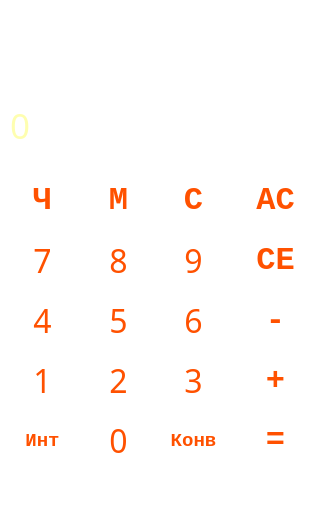
<?xml version="1.0" encoding="UTF-8"?>
<ui version="4.0">
 <class>MainWindow</class>
 <widget class="QMainWindow" name="MainWindow">
  <property name="geometry">
   <rect>
    <x>0</x>
    <y>0</y>
    <width>318</width>
    <height>512</height>
   </rect>
  </property>
  <property name="minimumSize">
   <size>
    <width>318</width>
    <height>512</height>
   </size>
  </property>
  <property name="maximumSize">
   <size>
    <width>318</width>
    <height>512</height>
   </size>
  </property>
  <property name="windowTitle">
   <string/>
  </property>
  <property name="styleSheet">
   <string notr="true">background-color: rgb(255, 255, 255);
</string>
  </property>
  <widget class="QWidget" name="centralwidget">
   <property name="minimumSize">
    <size>
     <width>318</width>
     <height>512</height>
    </size>
   </property>
   <property name="maximumSize">
    <size>
     <width>318</width>
     <height>512</height>
    </size>
   </property>
   <widget class="QLabel" name="label_up">
    <property name="geometry">
     <rect>
      <x>10</x>
      <y>60</y>
      <width>285</width>
      <height>31</height>
     </rect>
    </property>
    <property name="font">
     <font>
      <family>Century Gothic</family>
      <pointsize>18</pointsize>
     </font>
    </property>
    <property name="styleSheet">
     <string notr="true">QLabel {
  qproperty-alignment: 'AlignVCenter | AlignRight';
color:rgb(254, 254, 176);
	background-color: rgba(0, 0, 0, 0);
}
</string>
    </property>
    <property name="text">
     <string/>
    </property>
   </widget>
   <widget class="QPushButton" name="pushButton_int">
    <property name="enabled">
     <bool>true</bool>
    </property>
    <property name="geometry">
     <rect>
      <x>12</x>
      <y>410</y>
      <width>61</width>
      <height>61</height>
     </rect>
    </property>
    <property name="font">
     <font>
      <family>Consolas</family>
      <pointsize>14</pointsize>
      <weight>75</weight>
      <bold>true</bold>
     </font>
    </property>
    <property name="mouseTracking">
     <bool>true</bool>
    </property>
    <property name="autoFillBackground">
     <bool>false</bool>
    </property>
    <property name="styleSheet">
     <string notr="true">
QPushButton:hover:!pressed
{
border-radius:30px;
 background-color:rgba(50, 50, 50, 75); 
}
QPushButton {
  background-color: rgb(255, 255, 255);
	color:rgb(255, 81, 0);
}
QPushButton:pressed {
border-radius:30px;
    background-color: rgba(50, 50, 50,100); ;
}
QPushButton:checked
{
border:none;
	background-color: rgba(0, 0, 0, 0);
}
</string>
    </property>
    <property name="text">
     <string>Инт</string>
    </property>
    <property name="flat">
     <bool>true</bool>
    </property>
   </widget>
   <widget class="QPushButton" name="pushButton_0">
    <property name="enabled">
     <bool>true</bool>
    </property>
    <property name="geometry">
     <rect>
      <x>88</x>
      <y>410</y>
      <width>61</width>
      <height>61</height>
     </rect>
    </property>
    <property name="font">
     <font>
      <family>Century Gothic</family>
      <pointsize>24</pointsize>
      <weight>50</weight>
      <bold>false</bold>
     </font>
    </property>
    <property name="mouseTracking">
     <bool>true</bool>
    </property>
    <property name="autoFillBackground">
     <bool>false</bool>
    </property>
    <property name="styleSheet">
     <string notr="true">
QPushButton:hover:!pressed
{
border-radius:30px;
 background-color:rgba(50, 50, 50, 75); 
}
QPushButton {
  background-color: rgb(255, 255, 255);
	color:rgb(255, 81, 0);
}
QPushButton:pressed {
border-radius:30px;
    background-color: rgba(50, 50, 50,100); ;
}
QPushButton:checked
{
border:none;
	background-color: rgba(0, 0, 0, 0);
}
</string>
    </property>
    <property name="text">
     <string>0</string>
    </property>
    <property name="flat">
     <bool>true</bool>
    </property>
   </widget>
   <widget class="QPushButton" name="pushButton_conv">
    <property name="enabled">
     <bool>true</bool>
    </property>
    <property name="geometry">
     <rect>
      <x>163</x>
      <y>410</y>
      <width>61</width>
      <height>61</height>
     </rect>
    </property>
    <property name="font">
     <font>
      <family>Consolas</family>
      <pointsize>14</pointsize>
      <weight>75</weight>
      <bold>true</bold>
     </font>
    </property>
    <property name="mouseTracking">
     <bool>true</bool>
    </property>
    <property name="autoFillBackground">
     <bool>false</bool>
    </property>
    <property name="styleSheet">
     <string notr="true">
QPushButton:hover:!pressed
{
border-radius:30px;
 background-color:rgba(50, 50, 50, 75); 
}
QPushButton {
  background-color: rgb(255, 255, 255);
	color:rgb(255, 81, 0);
}
QPushButton:pressed {
border-radius:30px;
    background-color: rgba(50, 50, 50,100); ;
}
QPushButton:checked
{
border:none;
	background-color: rgba(0, 0, 0, 0);
}
</string>
    </property>
    <property name="text">
     <string>Конв</string>
    </property>
    <property name="flat">
     <bool>true</bool>
    </property>
   </widget>
   <widget class="QPushButton" name="pushButton_eq">
    <property name="enabled">
     <bool>true</bool>
    </property>
    <property name="geometry">
     <rect>
      <x>245</x>
      <y>410</y>
      <width>61</width>
      <height>61</height>
     </rect>
    </property>
    <property name="font">
     <font>
      <family>Consolas</family>
      <pointsize>24</pointsize>
      <weight>75</weight>
      <bold>true</bold>
     </font>
    </property>
    <property name="mouseTracking">
     <bool>true</bool>
    </property>
    <property name="autoFillBackground">
     <bool>false</bool>
    </property>
    <property name="styleSheet">
     <string notr="true">
QPushButton:hover:!pressed
{
border-radius:30px;
 background-color:rgba(50, 50, 50, 75); 
}
QPushButton {
  background-color: rgb(255, 255, 255);
	color:rgb(255, 81, 0);
}
QPushButton:pressed {
border-radius:30px;
    background-color: rgba(50, 50, 50,100); ;
}
QPushButton:checked
{
border:none;
	background-color: rgba(0, 0, 0, 0);
}
</string>
    </property>
    <property name="text">
     <string>=</string>
    </property>
    <property name="flat">
     <bool>true</bool>
    </property>
   </widget>
   <widget class="QPushButton" name="pushButton_plus">
    <property name="enabled">
     <bool>true</bool>
    </property>
    <property name="geometry">
     <rect>
      <x>245</x>
      <y>350</y>
      <width>61</width>
      <height>61</height>
     </rect>
    </property>
    <property name="font">
     <font>
      <family>Consolas</family>
      <pointsize>24</pointsize>
      <weight>75</weight>
      <bold>true</bold>
     </font>
    </property>
    <property name="mouseTracking">
     <bool>true</bool>
    </property>
    <property name="autoFillBackground">
     <bool>false</bool>
    </property>
    <property name="styleSheet">
     <string notr="true">
QPushButton:hover:!pressed
{
border-radius:30px;
 background-color:rgba(50, 50, 50, 75); 
}
QPushButton {
  background-color: rgb(255, 255, 255);
	color:rgb(255, 81, 0);
}
QPushButton:pressed {
border-radius:30px;
    background-color: rgba(50, 50, 50,100); ;
}
QPushButton:checked
{
border:none;
	background-color: rgba(0, 0, 0, 0);
}
</string>
    </property>
    <property name="text">
     <string>+</string>
    </property>
    <property name="flat">
     <bool>true</bool>
    </property>
   </widget>
   <widget class="QPushButton" name="pushButton_1">
    <property name="enabled">
     <bool>true</bool>
    </property>
    <property name="geometry">
     <rect>
      <x>12</x>
      <y>350</y>
      <width>61</width>
      <height>61</height>
     </rect>
    </property>
    <property name="font">
     <font>
      <family>Century Gothic</family>
      <pointsize>24</pointsize>
      <weight>50</weight>
      <bold>false</bold>
     </font>
    </property>
    <property name="mouseTracking">
     <bool>true</bool>
    </property>
    <property name="autoFillBackground">
     <bool>false</bool>
    </property>
    <property name="styleSheet">
     <string notr="true">
QPushButton:hover:!pressed
{
border-radius:30px;
 background-color:rgba(50, 50, 50, 75); 
}
QPushButton {
  background-color: rgb(255, 255, 255);
	color:rgb(255, 81, 0);
}
QPushButton:pressed {
border-radius:30px;
    background-color: rgba(50, 50, 50,100); ;
}
QPushButton:checked
{
border:none;
	background-color: rgba(0, 0, 0, 0);
}
</string>
    </property>
    <property name="text">
     <string>1</string>
    </property>
    <property name="flat">
     <bool>true</bool>
    </property>
   </widget>
   <widget class="QPushButton" name="pushButton_2">
    <property name="enabled">
     <bool>true</bool>
    </property>
    <property name="geometry">
     <rect>
      <x>88</x>
      <y>350</y>
      <width>61</width>
      <height>61</height>
     </rect>
    </property>
    <property name="font">
     <font>
      <family>Century Gothic</family>
      <pointsize>24</pointsize>
      <weight>50</weight>
      <bold>false</bold>
     </font>
    </property>
    <property name="mouseTracking">
     <bool>true</bool>
    </property>
    <property name="autoFillBackground">
     <bool>false</bool>
    </property>
    <property name="styleSheet">
     <string notr="true">
QPushButton:hover:!pressed
{
border-radius:30px;
 background-color:rgba(50, 50, 50, 75); 
}
QPushButton {
  background-color: rgb(255, 255, 255);
	color:rgb(255, 81, 0);
}
QPushButton:pressed {
border-radius:30px;
    background-color: rgba(50, 50, 50,100); ;
}
QPushButton:checked
{
border:none;
	background-color: rgba(0, 0, 0, 0);
}
</string>
    </property>
    <property name="text">
     <string>2</string>
    </property>
    <property name="flat">
     <bool>true</bool>
    </property>
   </widget>
   <widget class="QPushButton" name="pushButton_3">
    <property name="enabled">
     <bool>true</bool>
    </property>
    <property name="geometry">
     <rect>
      <x>163</x>
      <y>350</y>
      <width>61</width>
      <height>61</height>
     </rect>
    </property>
    <property name="font">
     <font>
      <family>Century Gothic</family>
      <pointsize>24</pointsize>
      <weight>50</weight>
      <bold>false</bold>
     </font>
    </property>
    <property name="mouseTracking">
     <bool>true</bool>
    </property>
    <property name="autoFillBackground">
     <bool>false</bool>
    </property>
    <property name="styleSheet">
     <string notr="true">
QPushButton:hover:!pressed
{
border-radius:30px;
 background-color:rgba(50, 50, 50, 75); 
}
QPushButton {
  background-color: rgb(255, 255, 255);
	color:rgb(255, 81, 0);
}
QPushButton:pressed {
border-radius:30px;
    background-color: rgba(50, 50, 50,100); ;
}
QPushButton:checked
{
border:none;
	background-color: rgba(0, 0, 0, 0);
}
</string>
    </property>
    <property name="text">
     <string>3</string>
    </property>
    <property name="flat">
     <bool>true</bool>
    </property>
   </widget>
   <widget class="QPushButton" name="pushButton_minus">
    <property name="enabled">
     <bool>true</bool>
    </property>
    <property name="geometry">
     <rect>
      <x>245</x>
      <y>290</y>
      <width>61</width>
      <height>61</height>
     </rect>
    </property>
    <property name="font">
     <font>
      <family>Consolas</family>
      <pointsize>24</pointsize>
      <weight>75</weight>
      <bold>true</bold>
     </font>
    </property>
    <property name="mouseTracking">
     <bool>true</bool>
    </property>
    <property name="autoFillBackground">
     <bool>false</bool>
    </property>
    <property name="styleSheet">
     <string notr="true">
QPushButton:hover:!pressed
{
border-radius:30px;
 background-color:rgba(50, 50, 50, 75); 
}
QPushButton {
  background-color: rgb(255, 255, 255);
	color:rgb(255, 81, 0);
}
QPushButton:pressed {
border-radius:30px;
    background-color: rgba(50, 50, 50,100); ;
}
QPushButton:checked
{
border:none;
	background-color: rgba(0, 0, 0, 0);
}
</string>
    </property>
    <property name="text">
     <string>-</string>
    </property>
    <property name="flat">
     <bool>true</bool>
    </property>
   </widget>
   <widget class="QPushButton" name="pushButton_4">
    <property name="enabled">
     <bool>true</bool>
    </property>
    <property name="geometry">
     <rect>
      <x>12</x>
      <y>290</y>
      <width>61</width>
      <height>61</height>
     </rect>
    </property>
    <property name="font">
     <font>
      <family>Century Gothic</family>
      <pointsize>24</pointsize>
      <weight>50</weight>
      <bold>false</bold>
     </font>
    </property>
    <property name="mouseTracking">
     <bool>true</bool>
    </property>
    <property name="autoFillBackground">
     <bool>false</bool>
    </property>
    <property name="styleSheet">
     <string notr="true">
QPushButton:hover:!pressed
{
border-radius:30px;
 background-color:rgba(50, 50, 50, 75); 
}
QPushButton {
  background-color: rgb(255, 255, 255);
	color:rgb(255, 81, 0);
}
QPushButton:pressed {
border-radius:30px;
    background-color: rgba(50, 50, 50,100); ;
}
QPushButton:checked
{
border:none;
	background-color: rgba(0, 0, 0, 0);
}
</string>
    </property>
    <property name="text">
     <string>4</string>
    </property>
    <property name="flat">
     <bool>true</bool>
    </property>
   </widget>
   <widget class="QPushButton" name="pushButton_5">
    <property name="enabled">
     <bool>true</bool>
    </property>
    <property name="geometry">
     <rect>
      <x>88</x>
      <y>290</y>
      <width>61</width>
      <height>61</height>
     </rect>
    </property>
    <property name="font">
     <font>
      <family>Century Gothic</family>
      <pointsize>24</pointsize>
      <weight>50</weight>
      <bold>false</bold>
     </font>
    </property>
    <property name="mouseTracking">
     <bool>true</bool>
    </property>
    <property name="autoFillBackground">
     <bool>false</bool>
    </property>
    <property name="styleSheet">
     <string notr="true">
QPushButton:hover:!pressed
{
border-radius:30px;
 background-color:rgba(50, 50, 50, 75); 
}
QPushButton {
  background-color: rgb(255, 255, 255);
	color:rgb(255, 81, 0);
}
QPushButton:pressed {
border-radius:30px;
    background-color: rgba(50, 50, 50,100); ;
}
QPushButton:checked
{
border:none;
	background-color: rgba(0, 0, 0, 0);
}
</string>
    </property>
    <property name="text">
     <string>5</string>
    </property>
    <property name="flat">
     <bool>true</bool>
    </property>
   </widget>
   <widget class="QPushButton" name="pushButton_6">
    <property name="enabled">
     <bool>true</bool>
    </property>
    <property name="geometry">
     <rect>
      <x>163</x>
      <y>290</y>
      <width>61</width>
      <height>61</height>
     </rect>
    </property>
    <property name="font">
     <font>
      <family>Century Gothic</family>
      <pointsize>24</pointsize>
      <weight>50</weight>
      <bold>false</bold>
     </font>
    </property>
    <property name="mouseTracking">
     <bool>true</bool>
    </property>
    <property name="autoFillBackground">
     <bool>false</bool>
    </property>
    <property name="styleSheet">
     <string notr="true">
QPushButton:hover:!pressed
{
border-radius:30px;
 background-color:rgba(50, 50, 50, 75); 
}
QPushButton {
  background-color: rgb(255, 255, 255);
	color:rgb(255, 81, 0);
}
QPushButton:pressed {
border-radius:30px;
    background-color: rgba(50, 50, 50,100); ;
}
QPushButton:checked
{
border:none;
	background-color: rgba(0, 0, 0, 0);
}
</string>
    </property>
    <property name="text">
     <string>6</string>
    </property>
    <property name="flat">
     <bool>true</bool>
    </property>
   </widget>
   <widget class="QPushButton" name="pushButton_CE">
    <property name="enabled">
     <bool>true</bool>
    </property>
    <property name="geometry">
     <rect>
      <x>245</x>
      <y>230</y>
      <width>61</width>
      <height>61</height>
     </rect>
    </property>
    <property name="font">
     <font>
      <family>Consolas</family>
      <pointsize>24</pointsize>
      <weight>75</weight>
      <bold>true</bold>
     </font>
    </property>
    <property name="mouseTracking">
     <bool>true</bool>
    </property>
    <property name="autoFillBackground">
     <bool>false</bool>
    </property>
    <property name="styleSheet">
     <string notr="true">
QPushButton:hover:!pressed
{
border-radius:30px;
 background-color:rgba(50, 50, 50, 75); 
}
QPushButton {
  background-color: rgb(255, 255, 255);
	color:rgb(255, 81, 0);
}
QPushButton:pressed {
border-radius:30px;
    background-color: rgba(50, 50, 50,100); ;
}
QPushButton:checked
{
border:none;
	background-color: rgba(0, 0, 0, 0);
}
</string>
    </property>
    <property name="text">
     <string>CE</string>
    </property>
    <property name="flat">
     <bool>true</bool>
    </property>
   </widget>
   <widget class="QPushButton" name="pushButton_7">
    <property name="enabled">
     <bool>true</bool>
    </property>
    <property name="geometry">
     <rect>
      <x>12</x>
      <y>230</y>
      <width>61</width>
      <height>61</height>
     </rect>
    </property>
    <property name="font">
     <font>
      <family>Century Gothic</family>
      <pointsize>24</pointsize>
      <weight>50</weight>
      <bold>false</bold>
     </font>
    </property>
    <property name="mouseTracking">
     <bool>true</bool>
    </property>
    <property name="autoFillBackground">
     <bool>false</bool>
    </property>
    <property name="styleSheet">
     <string notr="true">
QPushButton:hover:!pressed
{
border-radius:30px;
 background-color:rgba(50, 50, 50, 75); 
}
QPushButton {
  background-color: rgb(255, 255, 255);
	color:rgb(255, 81, 0);
}
QPushButton:pressed {
border-radius:30px;
    background-color: rgba(50, 50, 50,100); ;
}
QPushButton:checked
{
border:none;
	background-color: rgba(0, 0, 0, 0);
}
</string>
    </property>
    <property name="text">
     <string>7</string>
    </property>
    <property name="flat">
     <bool>true</bool>
    </property>
   </widget>
   <widget class="QPushButton" name="pushButton_8">
    <property name="enabled">
     <bool>true</bool>
    </property>
    <property name="geometry">
     <rect>
      <x>88</x>
      <y>230</y>
      <width>61</width>
      <height>61</height>
     </rect>
    </property>
    <property name="font">
     <font>
      <family>Century Gothic</family>
      <pointsize>24</pointsize>
      <weight>50</weight>
      <bold>false</bold>
     </font>
    </property>
    <property name="mouseTracking">
     <bool>true</bool>
    </property>
    <property name="autoFillBackground">
     <bool>false</bool>
    </property>
    <property name="styleSheet">
     <string notr="true">
QPushButton:hover:!pressed
{
border-radius:30px;
 background-color:rgba(50, 50, 50, 75); 
}
QPushButton {
  background-color: rgb(255, 255, 255);
	color:rgb(255, 81, 0);
}
QPushButton:pressed {
border-radius:30px;
    background-color: rgba(50, 50, 50,100); ;
}
QPushButton:checked
{
border:none;
	background-color: rgba(0, 0, 0, 0);
}
</string>
    </property>
    <property name="text">
     <string>8</string>
    </property>
    <property name="flat">
     <bool>true</bool>
    </property>
   </widget>
   <widget class="QPushButton" name="pushButton_9">
    <property name="enabled">
     <bool>true</bool>
    </property>
    <property name="geometry">
     <rect>
      <x>163</x>
      <y>230</y>
      <width>61</width>
      <height>61</height>
     </rect>
    </property>
    <property name="font">
     <font>
      <family>Century Gothic</family>
      <pointsize>24</pointsize>
      <weight>50</weight>
      <bold>false</bold>
     </font>
    </property>
    <property name="mouseTracking">
     <bool>true</bool>
    </property>
    <property name="autoFillBackground">
     <bool>false</bool>
    </property>
    <property name="styleSheet">
     <string notr="true">
QPushButton:hover:!pressed
{
border-radius:30px;
 background-color:rgba(50, 50, 50, 75); 
}
QPushButton {
  background-color: rgb(255, 255, 255);
	color:rgb(255, 81, 0);
}
QPushButton:pressed {
border-radius:30px;
    background-color: rgba(50, 50, 50,100); ;
}
QPushButton:checked
{
border:none;
	background-color: rgba(0, 0, 0, 0);
}
</string>
    </property>
    <property name="text">
     <string>9</string>
    </property>
    <property name="flat">
     <bool>true</bool>
    </property>
   </widget>
   <widget class="QPushButton" name="pushButton_AC">
    <property name="enabled">
     <bool>true</bool>
    </property>
    <property name="geometry">
     <rect>
      <x>245</x>
      <y>170</y>
      <width>61</width>
      <height>61</height>
     </rect>
    </property>
    <property name="font">
     <font>
      <family>Consolas</family>
      <pointsize>24</pointsize>
      <weight>75</weight>
      <bold>true</bold>
     </font>
    </property>
    <property name="mouseTracking">
     <bool>true</bool>
    </property>
    <property name="autoFillBackground">
     <bool>false</bool>
    </property>
    <property name="styleSheet">
     <string notr="true">
QPushButton:hover:!pressed
{
border-radius:30px;
 background-color:rgba(50, 50, 50, 75); 
}
QPushButton {
  background-color: rgb(255, 255, 255);
	color:rgb(255, 81, 0);
}
QPushButton:pressed {
border-radius:30px;
    background-color: rgba(50, 50, 50,100); ;
}
QPushButton:checked
{
border:none;
	background-color: rgba(0, 0, 0, 0);
}
</string>
    </property>
    <property name="text">
     <string>AC</string>
    </property>
    <property name="flat">
     <bool>true</bool>
    </property>
   </widget>
   <widget class="QPushButton" name="pushButton_H">
    <property name="enabled">
     <bool>true</bool>
    </property>
    <property name="geometry">
     <rect>
      <x>12</x>
      <y>170</y>
      <width>61</width>
      <height>61</height>
     </rect>
    </property>
    <property name="font">
     <font>
      <family>Consolas</family>
      <pointsize>24</pointsize>
      <weight>75</weight>
      <bold>true</bold>
     </font>
    </property>
    <property name="mouseTracking">
     <bool>true</bool>
    </property>
    <property name="autoFillBackground">
     <bool>false</bool>
    </property>
    <property name="styleSheet">
     <string notr="true">
QPushButton:hover:!pressed
{
border-radius:30px;
 background-color:rgba(50, 50, 50, 75); 
}
QPushButton {
  background-color: rgb(255, 255, 255);
	color:rgb(255, 81, 0);
}
QPushButton:pressed {
border-radius:30px;
    background-color: rgba(50, 50, 50,100); ;
}
QPushButton:checked
{
border:none;
	background-color: rgba(0, 0, 0, 0);
}
</string>
    </property>
    <property name="text">
     <string>Ч</string>
    </property>
    <property name="flat">
     <bool>true</bool>
    </property>
   </widget>
   <widget class="QPushButton" name="pushButton_M">
    <property name="enabled">
     <bool>true</bool>
    </property>
    <property name="geometry">
     <rect>
      <x>88</x>
      <y>170</y>
      <width>61</width>
      <height>61</height>
     </rect>
    </property>
    <property name="font">
     <font>
      <family>Consolas</family>
      <pointsize>24</pointsize>
      <weight>75</weight>
      <bold>true</bold>
     </font>
    </property>
    <property name="mouseTracking">
     <bool>true</bool>
    </property>
    <property name="autoFillBackground">
     <bool>false</bool>
    </property>
    <property name="styleSheet">
     <string notr="true">
QPushButton:hover:!pressed
{
border-radius:30px;
 background-color:rgba(50, 50, 50, 75); 
}
QPushButton {
  background-color: rgb(255, 255, 255);
	color:rgb(255, 81, 0);
}
QPushButton:pressed {
border-radius:30px;
    background-color: rgba(50, 50, 50,100); ;
}
QPushButton:checked
{
border:none;
	background-color: rgba(0, 0, 0, 0);
}
</string>
    </property>
    <property name="text">
     <string>М</string>
    </property>
    <property name="flat">
     <bool>true</bool>
    </property>
   </widget>
   <widget class="QPushButton" name="pushButton_S">
    <property name="enabled">
     <bool>true</bool>
    </property>
    <property name="geometry">
     <rect>
      <x>163</x>
      <y>170</y>
      <width>61</width>
      <height>61</height>
     </rect>
    </property>
    <property name="font">
     <font>
      <family>Consolas</family>
      <pointsize>24</pointsize>
      <weight>75</weight>
      <bold>true</bold>
     </font>
    </property>
    <property name="mouseTracking">
     <bool>true</bool>
    </property>
    <property name="autoFillBackground">
     <bool>false</bool>
    </property>
    <property name="styleSheet">
     <string notr="true">
QPushButton:hover:!pressed
{
border-radius:30px;
 background-color:rgba(50, 50, 50, 75); 
}
QPushButton {
  background-color: rgb(255, 255, 255);
	color:rgb(255, 81, 0);
}
QPushButton:pressed {
border-radius:30px;
    background-color: rgba(50, 50, 50,100); ;
}
QPushButton:checked
{
border:none;
	background-color: rgba(0, 0, 0, 0);
}
</string>
    </property>
    <property name="text">
     <string>С</string>
    </property>
    <property name="flat">
     <bool>true</bool>
    </property>
   </widget>
   <widget class="QLabel" name="label_down">
    <property name="geometry">
     <rect>
      <x>10</x>
      <y>95</y>
      <width>285</width>
      <height>61</height>
     </rect>
    </property>
    <property name="font">
     <font>
      <family>Century Gothic</family>
      <pointsize>26</pointsize>
     </font>
    </property>
    <property name="autoFillBackground">
     <bool>false</bool>
    </property>
    <property name="styleSheet">
     <string notr="true">QLabel {
  qproperty-alignment: 'AlignVCenter | AlignRight';
color:rgb(254, 254, 176);
	background-color: rgba(0, 0, 0, 0);
}
</string>
    </property>
    <property name="text">
     <string>0</string>
    </property>
   </widget>
   <widget class="QLabel" name="label">
    <property name="geometry">
     <rect>
      <x>0</x>
      <y>0</y>
      <width>318</width>
      <height>600</height>
     </rect>
    </property>
    <property name="styleSheet">
     <string>
QPushButton:hover:!pressed
{
border-radius:30px;
 background-color:rgba(50, 50, 50, 75); 
}
QPushButton {
  background-color: rgb(255, 255, 255);
	color:#fefe2a;
}
QPushButton:pressed {
border-radius:30px;
    background-color: rgba(50, 50, 50,100); ;
}
QPushButton:checked
{
border:none;
	background-color: rgba(0, 0, 0, 0);
}
</string>
    </property>
    <property name="text">
     <string/>
    </property>
    <property name="pixmap">
     <pixmap resource="rec.qrc">:/img/2.jpg</pixmap>
    </property>
    <property name="scaledContents">
     <bool>true</bool>
    </property>
   </widget>
   <zorder>label</zorder>
   <zorder>label_up</zorder>
   <zorder>pushButton_int</zorder>
   <zorder>pushButton_0</zorder>
   <zorder>pushButton_conv</zorder>
   <zorder>pushButton_eq</zorder>
   <zorder>pushButton_plus</zorder>
   <zorder>pushButton_1</zorder>
   <zorder>pushButton_2</zorder>
   <zorder>pushButton_3</zorder>
   <zorder>pushButton_minus</zorder>
   <zorder>pushButton_4</zorder>
   <zorder>pushButton_5</zorder>
   <zorder>pushButton_6</zorder>
   <zorder>pushButton_CE</zorder>
   <zorder>pushButton_7</zorder>
   <zorder>pushButton_8</zorder>
   <zorder>pushButton_9</zorder>
   <zorder>pushButton_AC</zorder>
   <zorder>pushButton_H</zorder>
   <zorder>pushButton_M</zorder>
   <zorder>pushButton_S</zorder>
   <zorder>label_down</zorder>
  </widget>
 </widget>
 <resources>
  <include location="rec.qrc"/>
 </resources>
 <connections/>
</ui>
